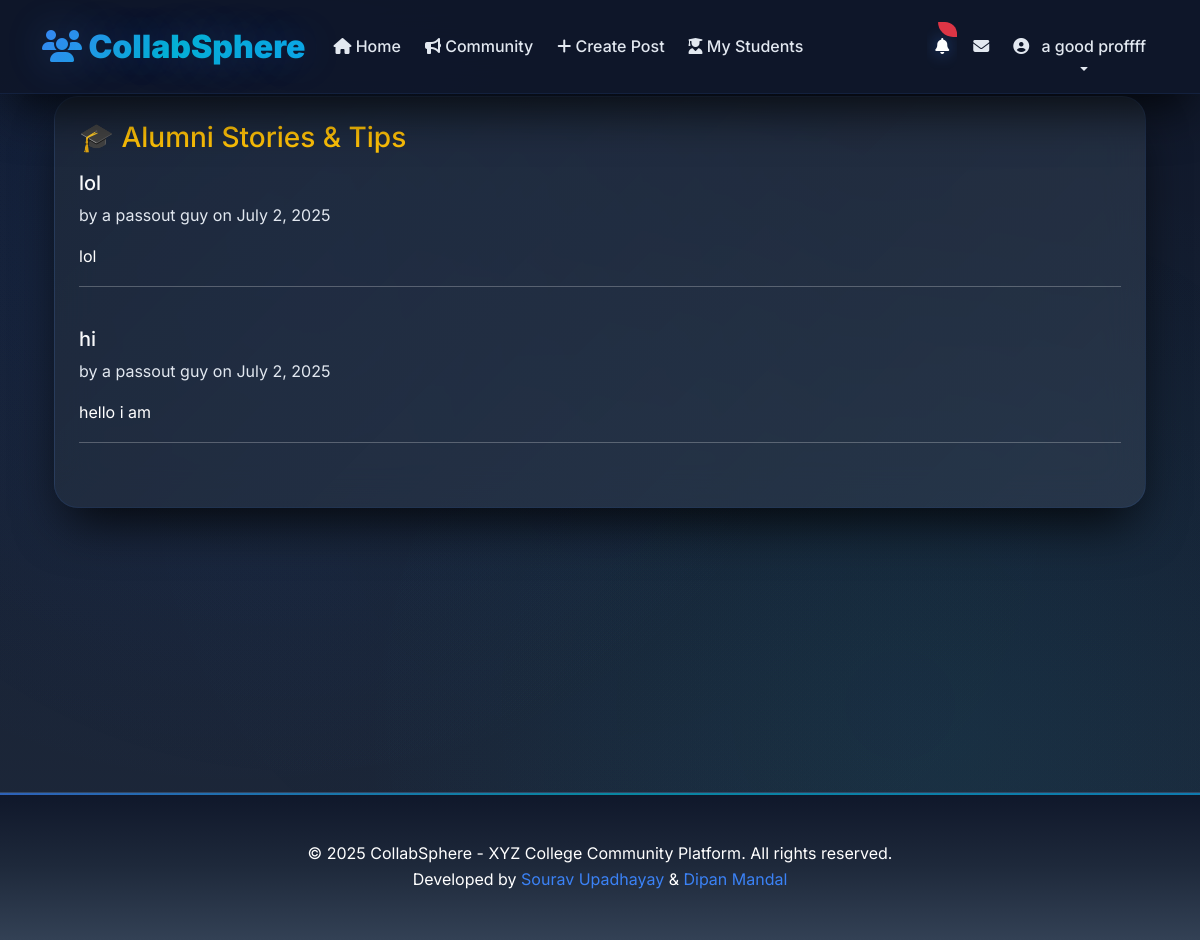
Page /community/alumni-stories/ (signed in) on the committed database.
### accounts/models.py (models this page shows, shortened)
class CustomUser(AbstractUser):
    ROLE_CHOICES = [
        ('student', 'Current Student'),
        ('alumni', 'Alumni'),
        ('professor', 'Professor'),
    ]
    username = models.CharField(max_length=150, blank=True, null=True, unique=True)
    email = models.EmailField(unique=True)
    passout_batch = models.CharField(max_length=10, blank=True, null=True, help_text="Graduation year (e.g., 2024)")
    role = models.CharField(max_length=20, choices=ROLE_CHOICES, default='student')
    profile_pic = models.ImageField(upload_to='profile_pics/', blank=True, null=True)
    USERNAME_FIELD = 'email'
    REQUIRED_FIELDS = ['username', 'role']  # username required for superuser
    objects = CustomUserManager()
    def get_full_name(self):
        if self.first_name and self.last_name:
            return f"{self.first_name} {self.last_name}"
        return self.email

### community/models.py (models this page shows, shortened)
class AlumniStory(models.Model):
    author = models.ForeignKey(User, on_delete=models.CASCADE, limit_choices_to={'role': 'alumni'})
    title = models.CharField(max_length=200)
    content = models.TextField()
    created_at = models.DateTimeField(auto_now_add=True)

### community/views.py (the view)
# urls.py: path('alumni-stories/', views.alumni_story_list, name='alumni_stories'),
@login_required
def alumni_story_list(request):
    stories = AlumniStory.objects.order_by('-created_at')
    return render(request, 'community/alumni_story_list.html', {'stories': stories})

### templates/community/alumni_story_list.html (shortened to what this page needs)
{% extends 'base.html' %}
{% block content %}
<div class="container mt-4">
    <div class="card p-4">
        <h3 class="mb-3 text-warning">🎓 Alumni Stories & Tips</h3>
        {% for story in stories %}
            <div class="mb-4">
                <h5 class="text-light">{{ story.title }}</h5>
                <p class="text-muted">by {{ story.author.get_full_name }} on {{ story.created_at|date:"F j, Y" }}</p>
                <p>{{ story.content|linebreaks }}</p>
                <hr>
            </div>
        {% empty %}
            <p class="text-muted">No stories yet. Be the first alumni to share!</p>
        {% endfor %}
    </div>
</div>
{% endblock %}

### templates/base.html (shortened to what this page needs)
<!DOCTYPE html>
<html lang="en">
<head>
    <link href="https://cdn.jsdelivr.net/npm/bootstrap@5.3.0/dist/css/bootstrap.min.css" rel="stylesheet">
    <link rel="stylesheet" href="https://cdnjs.cloudflare.com/ajax/libs/font-awesome/6.4.2/css/all.min.css">
</head>
<body>
    <nav class="navbar navbar-expand-lg fixed-top">
        <div class="container">
            <a class="navbar-brand" href="{% url 'home' %}">
                <i class="fas fa-users"></i> CollabSphere
            </a>
            <div class="collapse navbar-collapse" id="navbarNav">
                <ul class="navbar-nav me-auto">
                    <li class="nav-item">
                        <a class="nav-link" href="{% url 'home' %}">
                            <i class="fas fa-home"></i> Home
                        </a>
                    </li>
                    <li class="nav-item">
                        <a class="nav-link" href="{% url 'community:post_list' %}">
                            <i class="fas fa-bullhorn"></i> Community
                        </a>
                    </li>
                    <li class="nav-item">
                        <a class="nav-link" href="{% url 'community:post_create' %}">
                            <i class="fas fa-plus"></i> Create Post
                        </a>
                    </li>
                    {% if user.is_authenticated %}
                        {% if user.role == 'student' %}
                            <li class="nav-item">
                                <a class="nav-link" href="{% url 'community:my_mentor' %}">
                                    <i class="fas fa-chalkboard-teacher"></i> My Mentor
                                </a>
                            </li>
                        {% elif user.role == 'professor' %}
                            <li class="nav-item">
                                <a class="nav-link" href="{% url 'community:my_students' %}">
                                    <i class="fas fa-user-graduate"></i> My Students
                                </a>
                            </li>
                        {% endif %}
                    {% endif %}
                </ul>
                <ul class="navbar-nav">
                    {% if user.is_authenticated %}
                        <li class="nav-item dropdown">
                            <a class="nav-link position-relative" href="#" id="notificationDropdown" role="button" data-bs-toggle="dropdown">
                                <i class="fas fa-bell"></i>
                                <span class="position-absolute top-0 start-100 translate-middle badge rounded-pill bg-danger" id="notification-badge" style="display: none;">
                                </span>
                            </a>
                        </li>
                        <li class="nav-item">
                            <a class="nav-link position-relative" href="{% url 'community:inbox' %}">
                                <i class="fas fa-envelope"></i>
                            </a>
                        </li>
                        <li class="nav-item dropdown">
                            <a class="nav-link dropdown-toggle" href="#" id="navbarDropdown" role="button" data-bs-toggle="dropdown">
                                {% if user.profile_pic %}
                                    <img src="{{ user.profile_pic.url }}" alt="Profile" class="profile-pic me-2" style="width: 32px; height: 32px;">
                                {% else %}
                                    <i class="fas fa-user-circle me-2"></i>
                                {% endif %}
                                {{ user.get_full_name|default:user.email }}
                            </a>
                        </li>
                    {% endif %}
                </ul>
            </div>
        </div>
    </nav>
    <main class="main-content mt-5 pt-4">
        <div class="container">
            {% block content %}{% endblock %}
        </div>
    </main>
    <footer class="footer">
        <div class="container">
            <p class="mb-0">&copy; 2025 CollabSphere - XYZ College Community Platform. All rights reserved.</p>
            <p class="mb-0">Developed by <a href="https://github.com/SouravUpadhyay7" target="_blank" style="color: var(--electric-blue); text-decoration: none;">Sourav Upadhayay</a> & <a href="https://github.com/Dip607" target="_blank" style="color: var(--electric-blue); text-decoration: none;">Dipan Mandal</a></p>
        </div>
    </footer>
</body>
</html>

### rows in the picture
CustomUser: get_full_name "a good proffff"
AlumniStory: title "lol", author.get_full_name "a passout guy", created_at "July 2, 2025", content "lol"
AlumniStory: title "hi", author.get_full_name "a passout guy", created_at "July 2, 2025", content "hello i am"
